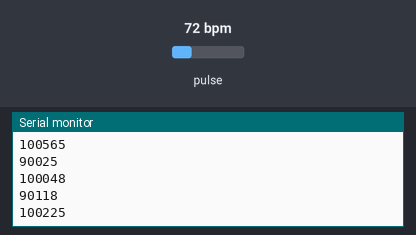
A sketch run on a simulated ESP32. On the bench: the last lines printed to the serial monitor. The inputs (shaded band) are chosen by the test bench; at power-on: pulse 72 bpm.

Above: at 1.2 s.
1.3 s: pulse set to 42 bpm
At 2.0 s:
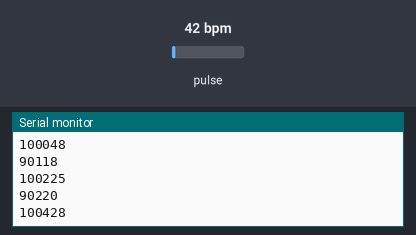
2.8 s: pulse set to 70 bpm
At 3.5 s:
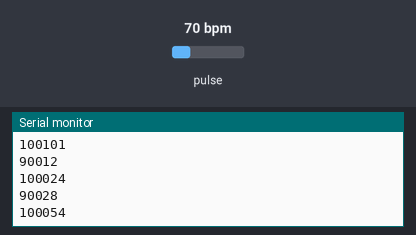
Timing chart, 0 to 5.8 s (numbered marks = the images above; inputs shaded):
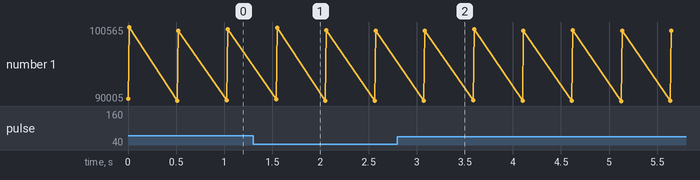

Measured:
- after the input at 1.3 s, the serial monitor: prints a new line after 0.24 s (image 1)
- after the input at 2.8 s, the serial monitor: prints a new line after 0.29 s (image 2)
- plotted number 1: 100225 → 100024 after the input at 1.3 s, 100024 → 100012 after the input at 2.8 s

The sketch:

get_raw_data.ino
```cpp
#include <Wire.h>
#include "MAX30105.h"

MAX30105 particleSensor;

#define BUFFER_SIZE 100
uint16_t irBuffer[BUFFER_SIZE]; // Buffer lưu dữ liệu IR
uint16_t redBuffer[BUFFER_SIZE]; // Buffer lưu dữ liệu Red
long startTime;
void setup()
{
  Serial.begin(115200);
  Wire.begin(8,9);

  if (!particleSensor.begin(Wire, I2C_SPEED_FAST)) {
    Serial.println("MAX30105 was not found. Please check wiring/power.");
    while (1);
  }

  // Cấu hình cảm biến
  byte ledBrightness = 63; // Độ sáng đèn LED (0-255)
  byte sampleAverage = 4; // Số mẫu trung bình (1, 2, 4, 8, 16, 32)
  byte ledMode = 2; // Chế độ LED (RED+IR)
  int sampleRate = 100; // Tốc độ lấy mẫu (50, 100, 167, 200, 400, 600, 800, 1000)
  int pulseWidth = 411; // Độ rộng xung (69, 118, 215, 411)
  int adcRange = 8192; // Phạm vi ADC (2048, 4096, 8192, 16384)

  particleSensor.setup(ledBrightness, sampleAverage, ledMode, sampleRate, pulseWidth, adcRange);
}

void loop()
{
  /*
    for (int i = 0; i < BUFFER_SIZE; i++) {
      redBuffer[i] = particleSensor.getRed();
      irBuffer[i] = particleSensor.getIR();
    }

    for (int i = 0; i < BUFFER_SIZE; i++) {
    Serial.print(irBuffer[i]);
    Serial.print(",");
    }

    for (int i = 0; i < BUFFER_SIZE; i++) {
      Serial.print(redBuffer[i]);
      Serial.print(",");
    }
    Serial.println();
    */
    int redBuffer = particleSensor.getRed();
    Serial.println(redBuffer);
    int irBuffer = particleSensor.getIR();
    Serial.println(irBuffer);
    delay(500);
}
```
